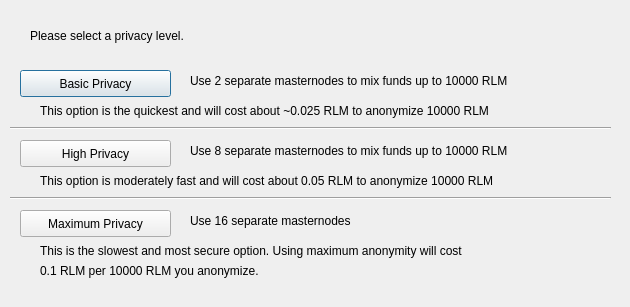
<?xml version="1.0" encoding="UTF-8"?>
<ui version="4.0">
 <class>ObfuscationConfig</class>
 <widget class="QDialog" name="ObfuscationConfig">
  <property name="geometry">
   <rect>
    <x>0</x>
    <y>0</y>
    <width>630</width>
    <height>307</height>
   </rect>
  </property>
  <property name="windowTitle">
   <string>Configure Obfuscation</string>
  </property>
  <widget class="QPushButton" name="buttonBasic">
   <property name="geometry">
    <rect>
     <x>20</x>
     <y>70</y>
     <width>151</width>
     <height>27</height>
    </rect>
   </property>
   <property name="text">
    <string>Basic Privacy</string>
   </property>
  </widget>
  <widget class="QPushButton" name="buttonHigh">
   <property name="geometry">
    <rect>
     <x>20</x>
     <y>140</y>
     <width>151</width>
     <height>27</height>
    </rect>
   </property>
   <property name="text">
    <string>High Privacy</string>
   </property>
  </widget>
  <widget class="QPushButton" name="buttonMax">
   <property name="geometry">
    <rect>
     <x>20</x>
     <y>210</y>
     <width>151</width>
     <height>27</height>
    </rect>
   </property>
   <property name="text">
    <string>Maximum Privacy</string>
   </property>
  </widget>
  <widget class="QLabel" name="label">
   <property name="geometry">
    <rect>
     <x>30</x>
     <y>20</y>
     <width>571</width>
     <height>31</height>
    </rect>
   </property>
   <property name="text">
    <string>Please select a privacy level.</string>
   </property>
  </widget>
  <widget class="QLabel" name="label_2">
   <property name="geometry">
    <rect>
     <x>190</x>
     <y>70</y>
     <width>421</width>
     <height>21</height>
    </rect>
   </property>
   <property name="text">
    <string>Use 2 separate masternodes to mix funds up to 10000 RLM</string>
   </property>
  </widget>
  <widget class="QLabel" name="label_3">
   <property name="geometry">
    <rect>
     <x>190</x>
     <y>140</y>
     <width>411</width>
     <height>21</height>
    </rect>
   </property>
   <property name="text">
    <string>Use 8 separate masternodes to mix funds up to 10000 RLM</string>
   </property>
  </widget>
  <widget class="QLabel" name="label_4">
   <property name="geometry">
    <rect>
     <x>190</x>
     <y>210</y>
     <width>421</width>
     <height>21</height>
    </rect>
   </property>
   <property name="text">
    <string>Use 16 separate masternodes</string>
   </property>
  </widget>
  <widget class="QLabel" name="label_6">
   <property name="geometry">
    <rect>
     <x>40</x>
     <y>100</y>
     <width>561</width>
     <height>21</height>
    </rect>
   </property>
   <property name="text">
    <string>This option is the quickest and will cost about ~0.025 RLM to anonymize 10000 RLM</string>
   </property>
  </widget>
  <widget class="QLabel" name="label_7">
   <property name="geometry">
    <rect>
     <x>40</x>
     <y>170</y>
     <width>561</width>
     <height>21</height>
    </rect>
   </property>
   <property name="text">
    <string>This option is moderately fast and will cost about 0.05 RLM to anonymize 10000 RLM</string>
   </property>
  </widget>
  <widget class="QLabel" name="label_8">
   <property name="geometry">
    <rect>
     <x>40</x>
     <y>240</y>
     <width>561</width>
     <height>21</height>
    </rect>
   </property>
   <property name="text">
    <string>This is the slowest and most secure option. Using maximum anonymity will cost</string>
   </property>
  </widget>
  <widget class="QLabel" name="label_9">
   <property name="geometry">
    <rect>
     <x>40</x>
     <y>260</y>
     <width>561</width>
     <height>21</height>
    </rect>
   </property>
   <property name="text">
    <string>0.1 RLM per 10000 RLM you anonymize.</string>
   </property>
  </widget>
  <widget class="Line" name="line">
   <property name="geometry">
    <rect>
     <x>10</x>
     <y>120</y>
     <width>601</width>
     <height>16</height>
    </rect>
   </property>
   <property name="orientation">
    <enum>Qt::Horizontal</enum>
   </property>
  </widget>
  <widget class="Line" name="line_2">
   <property name="geometry">
    <rect>
     <x>10</x>
     <y>190</y>
     <width>601</width>
     <height>16</height>
    </rect>
   </property>
   <property name="orientation">
    <enum>Qt::Horizontal</enum>
   </property>
  </widget>
 </widget>
 <resources/>
 <connections/>
</ui>
